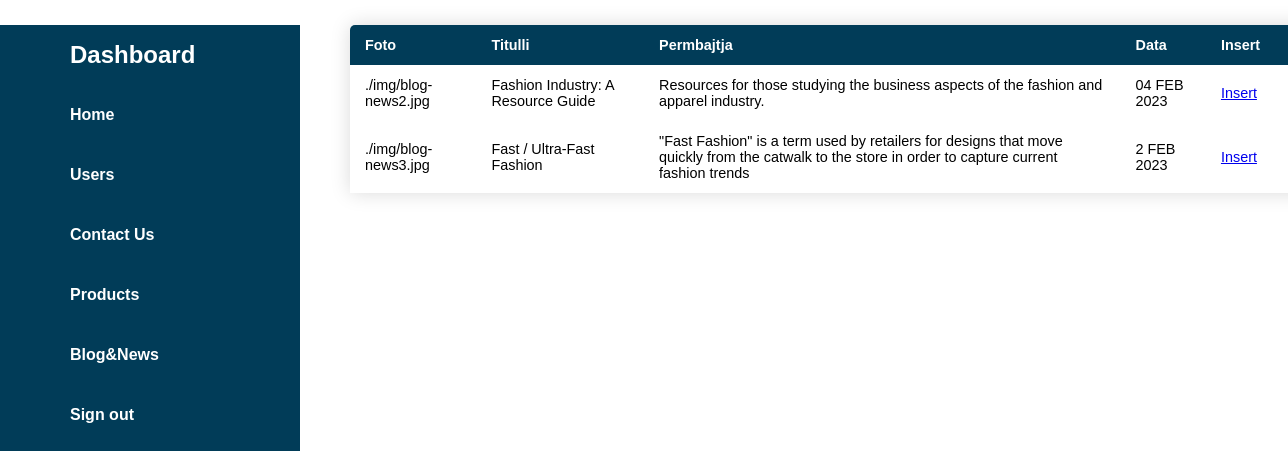
/views/news.php (signed in), run on the app's committed database.
### tables this page shows
CREATE TABLE `news` (
  `ID` int(11) NOT NULL,
  `foto_lajmit` varchar(255) NOT NULL,
  `titulli_lajmit` varchar(255) NOT NULL,
  `permbajtja_lajmit` varchar(255) NOT NULL,
  `data_lajmit` varchar(255) NOT NULL
);

### controllers/databaseConfig.php (called while the page is built, shortened)
<?php
class DatabasePDOConfiguration
{
    private $connection;
    private $host = "localhost";
    private $username = "root";
    private $dbName = "projekti";
    private $password = "";
    protected function getConnection()
    {
        return $this->connection;
    }
    private function createConnection()
    {
        $this->connection = new PDO("mysql:host=$this->host;dbname=$this->dbName", $this->username, $this->password);
        $this->connection->setAttribute(PDO::ATTR_ERRMODE, PDO::ERRMODE_EXCEPTION);
    }
}

### controllers/newsMapper.php (called while the page is built, shortened)
<?php
    require_once 'databaseConfig.php';
    class newsMapper extends DatabasePDOConfiguration{
        private $conn;
        public function __construct(){
            $this ->conn = $this->getConnection();
        }
        public function getAllNews(){
            $this->query = "select * from news";
            $statement = $this->conn->prepare($this->query);
            $statement->execute();
            $result = $statement->fetchAll(PDO::FETCH_ASSOC);
            return $result;
        }
    }
?>

### views/news.php (the view, shortened to what this page needs)
<?php
require_once '../controllers/newsMapper.php';
include_once '../includes/dashboard.php';
?>
        <div class="dashboard">
            <table class="content-table">
                <thead>
                    <tr>
                        <th>Foto</th>
                        <th>Titulli</th>
                        <th>Permbajtja</th>
                        <th>Data</th>
                        <th>Insert</th>
                        <th>Delete</th>
                    </tr>
                </thead>
                <tbody>
                    <?php
                    $p = new newsMapper;
                    $allNews = $p -> getAllNews();
                    foreach($allNews as $news): ?>
                    <tr>
                        <td><?php echo $news['foto_lajmit'];?></td>
                        <td><?php echo $news['titulli_lajmit'];?></td>
                        <td><?php echo $news['permbajtja_lajmit']; ?></td>
                        <td><?php echo $news['data_lajmit'];?></td>
                        <td><a href="insert-news.php? id=<?php echo $news['ID']; ?>">Insert</a></td>
                        <td><a href="delete-news.php? id=<?php echo $news['ID']; ?>">Delete</a></td>
                    </tr>
                    <?php endforeach; ?>
                </tbody>
            </table>
        </div>

### css/newDashboard.css (style rules this page uses)
* { margin: 0; padding: 0; box-sizing: border-box; font-family: Verdana, Geneva, Tahoma, sans-serif; }

### views/news.php (style rules this page uses)
* { margin: 0; padding: 0; box-sizing: border-box; font-family: 'Franklin Gothic Medium', 'Arial Narrow', Arial, sans-serif; }
.content-table { border-collapse: collapse; margin: 25px 0; font-size: 0.9em; width: 80%; border-radius: 5px 5px 0 0; overflow: hidden; box-shadow: 0 0 20px rgba(0, 0, 0, 0.15); margin-left:20px; margin-left:350px; }
.content-table thead tr { background-color:#013c58; color: #ffffff; text-align: left; font-weight: bold; }
.content-table th, .content-table td { padding: 12px 15px; }
.dashboard { padding-right:40px; }

### data on the page
news: foto_lajmit "./img/blog-news2.jpg", titulli_lajmit "Fashion Industry: A Resource Guide", permbajtja_lajmit "Resources for those studying the business aspects of the fashion and apparel industry.", data_lajmit "04 FEB 2023"
news: foto_lajmit "./img/blog-news3.jpg", titulli_lajmit "Fast / Ultra-Fast Fashion", permbajtja_lajmit "\"Fast Fashion\" is a term used by retailers for designs that move quickly from the catwalk to the store in order to capture current fashion trends", data_lajmit "2 FEB 2023"
